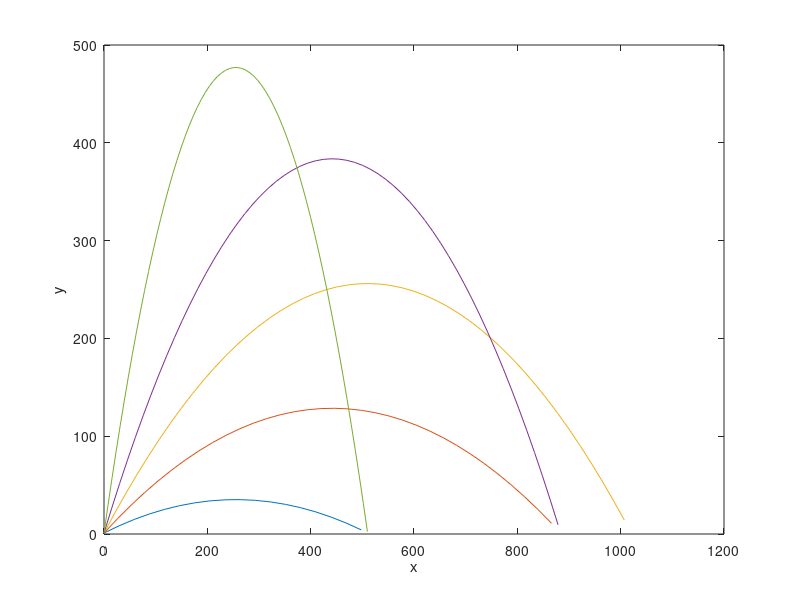

Reproduce this figure in MATLAB.
clear; clc;

g=9.8;
y0=1;
v0=100;
x0=0;
theta=15:15:85;
x=[];
y=[];
t=linspace(0,30);
for i=1:length(theta);
    x=[x;x0+v0*cosd(theta(i)).*t];
    y=[y;y0+v0*sind(theta(i)).*t-(g/2)*t.^2];
end
for i=1:length(theta)
    Y=y(i,:);
    Y=Y(Y>0);
    X=x(i,1:length(Y));
    plot(X,Y);
    hold on
    X=[];
    Y=[];
end
xlabel('x');
ylabel('y');
